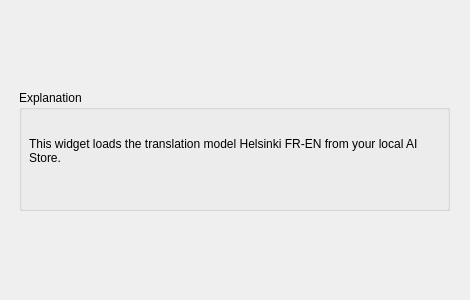
<?xml version="1.0" encoding="UTF-8"?>
<ui version="4.0">
 <class>Form</class>
 <widget class="QWidget" name="Form">
  <property name="geometry">
   <rect>
    <x>0</x>
    <y>0</y>
    <width>470</width>
    <height>300</height>
   </rect>
  </property>
  <property name="windowTitle">
   <string>Form</string>
  </property>
  <widget class="QGroupBox" name="groupBox">
   <property name="geometry">
    <rect>
     <x>19</x>
     <y>90</y>
     <width>431</width>
     <height>121</height>
    </rect>
   </property>
   <property name="title">
    <string>Explanation</string>
   </property>
   <widget class="QLabel" name="Description">
    <property name="geometry">
     <rect>
      <x>10</x>
      <y>40</y>
      <width>411</width>
      <height>41</height>
     </rect>
    </property>
    <property name="text">
     <string>This widget loads the translation model Helsinki FR-EN from your local AI Store.</string>
    </property>
    <property name="textFormat">
     <enum>Qt::AutoText</enum>
    </property>
    <property name="alignment">
     <set>Qt::AlignLeading|Qt::AlignLeft|Qt::AlignVCenter</set>
    </property>
    <property name="wordWrap">
     <bool>true</bool>
    </property>
   </widget>
  </widget>
 </widget>
 <resources/>
 <connections/>
</ui>
